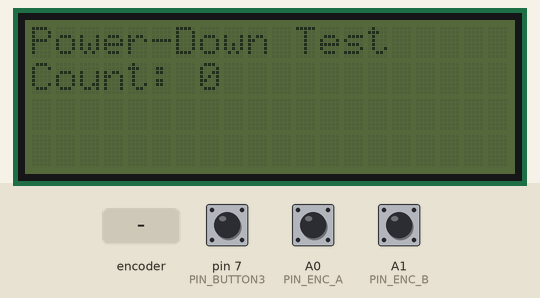
This sketch was run on a simulated Arduino Uno, built with avr-gcc and run on an emulated ATmega328P. Shown: 20×4 character LCD. Inputs (shaded band) come from the test bench; at power-on: pin 7 (PIN_BUTTON3) HIGH, A0 (PIN_ENC_A) HIGH, A1 (PIN_ENC_B) HIGH.

Above: at 6.2 s.
6.3 s: rotary encoder on A0 (PIN_ENC_A) / A1 (PIN_ENC_B) turned 3 steps (first pin leading)
At 6.41 s:
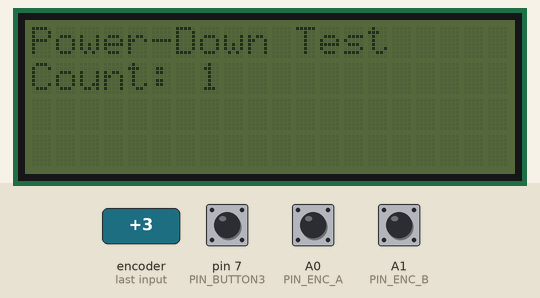
8.4 s: rotary encoder on A0 (PIN_ENC_A) / A1 (PIN_ENC_B) turned 1 step (first pin leading)
At 9.6 s:
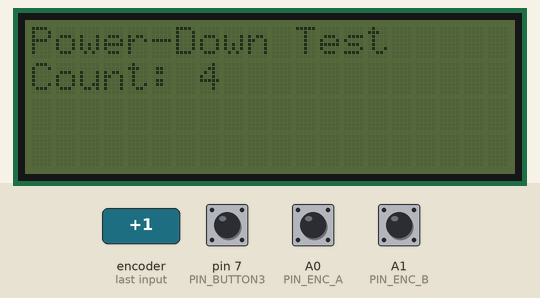
Timing chart, 0 to 11.4 s (numbered marks = the images above; inputs shaded):
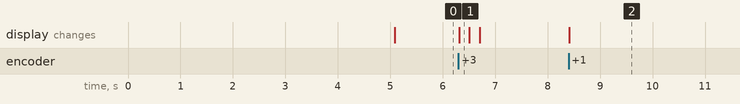

Measured:
- after the input at 6.3 s, the display: changes at once (image 1)
- after the input at 8.4 s, the display: changes at once (image 2)

The sketch:

TestSleepMode.ino
```cpp
#include <Wire.h>
#include <LiquidCrystal_I2C.h>
#include <avr/sleep.h>
#include <avr/power.h>

// Define I2C address for the 20x4 LCD (commonly 0x27 or 0x3F)
#define LCD_I2C_ADDRESS 0x27

// Pin definitions as specified
const uint8_t PIN_BUTTON3 = 7;   // External interrupt-capable pin (INT6)
const uint8_t PIN_ENC_A   = A0;  // Encoder Pin A
const uint8_t PIN_ENC_B   = A1;  // Encoder Pin B

// Initialize the LCD (20 columns, 4 rows)
LiquidCrystal_I2C lcd(LCD_I2C_ADDRESS, 20, 4);

// Volatile variables used across interrupts and main loop
volatile int encoderCounter = 0;
bool lastEncAState = HIGH;

// Variables for button debouncing in active mode
bool lastButtonState = HIGH;
unsigned long lastDebounceTime = 0;
const unsigned long debounceDelay = 50;

void setup() {
  // 5-second safety delay to allow reflashing/reprogramming
  delay(5000);

  // Initialize I2C and LCD
  lcd.init();

  // Initial display setup
  lcd.setCursor(0, 0);
  lcd.print("Power-Down Test");
  lcd.setCursor(0, 1);
  lcd.print("Count: 0");

  // Configure pins with internal pull-ups
  pinMode(PIN_BUTTON3, INPUT_PULLUP);
  pinMode(PIN_ENC_A, INPUT_PULLUP);
  pinMode(PIN_ENC_B, INPUT_PULLUP);
}

void loop() {
  // 1. Rotary Encoder Reader
  bool currentEncAState = digitalRead(PIN_ENC_A);
  if (currentEncAState != lastEncAState) {
    if (currentEncAState == LOW) {
      if (digitalRead(PIN_ENC_B) == HIGH) {
        encoderCounter++;
      } else {
        encoderCounter--;
      }
      if (encoderCounter < 0) encoderCounter = 0;
      updateDisplay();
    }
    lastEncAState = currentEncAState;
  }

  // 2. Button Reader: Increases counter when awake (interrupt is detached here)
  bool currentButtonState = digitalRead(PIN_BUTTON3);
  if (currentButtonState != lastButtonState) {
    lastDebounceTime = millis();
  }

  if ((millis() - lastDebounceTime) > debounceDelay) {
    if (currentButtonState == LOW && lastButtonState == HIGH) {
      encoderCounter++;
      updateDisplay();
    }
  }
  lastButtonState = currentButtonState;

  // 3. Check if counter reaches 10 to enter deep low-power sleep mode
  if (encoderCounter >= 10) {
    lcd.setCursor(0, 2);
    lcd.print("Entering Sleep...   ");
    delay(200); // Allow text to render

    lcd.noBacklight();        // Turn off LCD backlight to save power
    ADCSRA &= ~(1 << ADEN);   // Disable ADC (Analog-to-Digital Converter) to stop current leakage

    // Attach interrupt for waking up (LOW level trigger works reliably in Power-Down mode on INT6)
    attachInterrupt(digitalPinToInterrupt(PIN_BUTTON3), wakeUpISR, LOW);

    // Set deepest sleep mode: Power-Down
    set_sleep_mode(SLEEP_MODE_PWR_DOWN);

    cli();          // Disable global interrupts temporarily
    sleep_enable(); // Enable sleep mode bit
    sei();          // Re-enable global interrupts

    // Enter sleep state. Execution completely freezes here until PIN_BUTTON3 is pressed to GND.
    sleep_cpu();

    // --- Execution resumes here immediately after wakeup ---

    sleep_disable();                       // Clear sleep enable bit
    detachInterrupt(digitalPinToInterrupt(PIN_BUTTON3)); // Detach wakeup interrupt so active polling works again
    ADCSRA |= (1 << ADEN);                 // Re-enable ADC

    encoderCounter = 0; // Reset counter to 0 as requested
    lcd.setCursor(0, 2);
    lcd.print("Woken & Reset!      ");
    delay(1000);
    lcd.setCursor(0, 2);
    lcd.print("                    "); // Clear status line
    updateDisplay();
  }

  delay(2);
}

void updateDisplay() {
  lcd.setCursor(0, 1);
  lcd.print("Count: ");
  lcd.print(encoderCounter);
  lcd.print("   "); // Clear trailing characters
}

// Interrupt Service Routine executed upon wakeup
void wakeUpISR() {
  // Empty ISR: its sole purpose is to break the CPU out of sleep_cpu()
}
```
